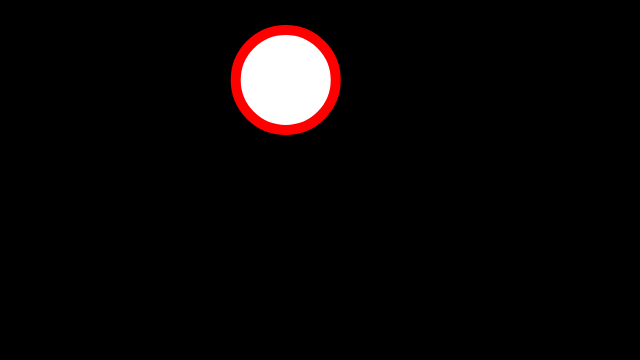
Frame 1 (no input)
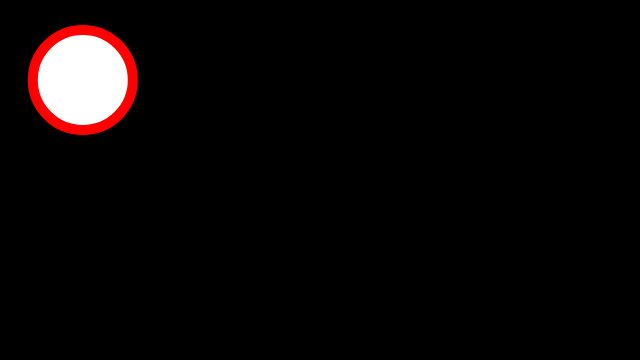
Frame 2 (the mouse pressed at the canvas centre, redrawn once)

The p5.js sketch that drew these frames (run headless with seeded random() and noise() and a simulated clock; the mouse was pressed at the canvas centre and the sketch redrawn once):

// p5.js sketch
// ── sketch.js
// just draws a circle

function setup() {
	// create a place to draw
	createCanvas(640, 360);
}


function draw() {
	// clear the background
	background(0, 0, 0);

	// set drawing styles
	stroke(255, 0, 0);
	fill(255, 255, 255);
	strokeWeight(10);

	// draw a circle
	ellipse(random(400), 80, 100, 100);
	noLoop();
	
}
